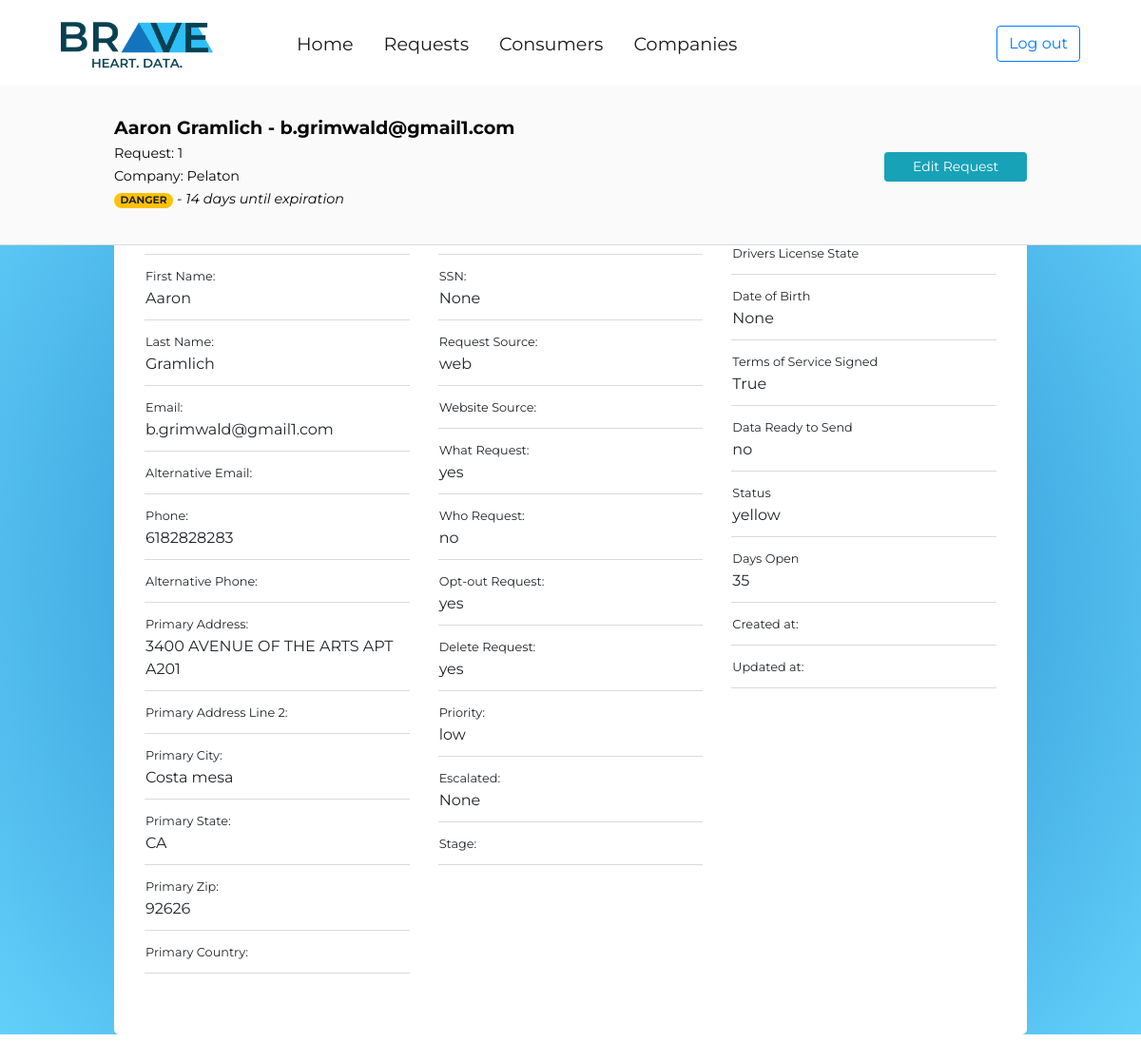
Page /console/request/1/ (signed in) on the committed database.
### request_form_app/models.py (models this page shows, shortened)
class Request(models.Model):
	request_source_choices = (
		('none','None'),
		('email','Email'),
		('phone','Phone'),
		('web','Web')
		)
	priority_choices = (
		('low','Low'),
		('medium','Medium'),
		('high','High')
		)
	stage_choices = (
		('new','New'),
		('in progress','In Progress'),
		('completed', 'Completed'),
		('past due', 'Past Due')
		)
	request_choices = (
		('yes','Yes please'),
		('no', 'Not right now')
		)
	data_ready_to_send_choices = (
		('yes','Yes'),
		('no','No')
		)
	status_choices = (
		('green','Green'),
		('yellow','Yellow'),
		('orange','Orange'),
		('red','Red'),
		)
	consumer = models.ForeignKey(Consumer, on_delete=models.CASCADE,null=True,blank=True)
	company_requested = models.ForeignKey(Company,on_delete=models.CASCADE,null=True,blank=True)
	request_source = models.CharField(max_length=20,choices=request_source_choices,default='none')
	website_source = models.URLField(max_length=200,blank=True)
	delete_request = models.CharField(max_length=5,choices=request_choices,default='no')
	what_request = models.CharField(max_length=5,choices=request_choices,default='no')
	who_request = models.CharField(max_length=5,choices=request_choices,default='no')
	opt_out_request = models.CharField(max_length=5,choices=request_choices,default='no')
	priority = models.CharField(max_length=10,choices=priority_choices,default='low')
	escalated = models.BooleanField(null=True)
	stage = models.CharField(max_length=20,choices=stage_choices,default='new')
	created_at = models.DateField(auto_now_add=True)
	updated_at = models.DateField(auto_now=True)
	first_name = models.CharField(max_length=256,blank=False)
	last_name = models.CharField(max_length=256,blank=False)
	email = models.EmailField(max_length=256,blank=False)
	alternative_email = models.EmailField(max_length=256,blank=True)
	phone = models.CharField(max_length=13,blank=True)
	alternative_phone = models.CharField(max_length=13,blank=True)
	primary_address = models.CharField(max_length=256,blank=True)
	primary_address_line_two = models.CharField(max_length=256,blank=True)
	primary_city = models.CharField(max_length=256,blank=True)
	primary_state = USStateField(null=True,blank=True)
	primary_zip = USZipCodeField(null=True,blank=True)
	primary_country = models.CharField(max_length=256,blank=True)
	alternative_address = models.CharField(max_length=256,blank=True)
	alternative_address_line_two = models.CharField(max_length=256,blank=True)
	alternative_city = models.CharField(max_length=256,blank=True)
	alternative_state = models.CharField(max_length=256,blank=True)
	alternative_country = models.CharField(max_length=256,blank=True)
	ssn = USSocialSecurityNumberField(null=True,blank=True)
	driver_license_number = models.CharField(max_length=10,blank=True)
	driver_license_state = models.CharField(max_length=2,blank=True)
	date_of_birth = models.DateField(null=True,blank=True)
	terms_of_service_signed = models.BooleanField(default=False)
	data_ready_to_send = models.CharField(max_length=5,choices=data_ready_to_send_choices,default='no')
	status = models.CharField(max_length=10,choices=status_choices,default='green')
	days_open = models.IntegerField(default='1',null=False)

class Company(models.Model):
	company_name = models.CharField(max_length=256,blank=False)
	website = models.URLField(max_length=200)
	primary_contact = models.ForeignKey('Contact',on_delete=models.CASCADE,null=True,blank=True)
	def __str__(self):
		return self.company_name

### user_console/views.py (the view)
# urls.py: path('<int:pk>/',views.RequestDetailView.as_view(),name='request_detail')
class RequestDetailView(LoginRequiredMixin,DetailView):
	model = Request
	template_name = 'user_console/request_detail.html'
	login_url = '/console/login/'

### user_console/templates/user_console/request_detail.html (shortened to what this page needs)
{% extends 'user_console/console_base.html' %}
{% load staticfiles %}
{% load crispy_forms_tags %}
{% block css_block%}
	<link rel="stylesheet" type="text/css" href="{% static 'user_console/request_detail.css' %}">
{% endblock %}
{% block main_block %}
<div class="container-fullwidth">
	<div class="container-fullwidth fixed-top" id="header-wrapper">
		<div class="container-fullwidth" id="request-header-container">
			<div class="row">
				<div class="col-11">
					<span style="font-size: 1.2em;"><b>{{request.first_name}} {{request.last_name}} - {{request.email}}</b></span><br>
					<p><span style="font-size:.9em;">Request: {{request.pk}}</span><br>
					<span style="font-size: .9em;">Company: {{request.company_requested}}<br>
					{% if request.status == 'red' %}
						<span class="badge badge-pill badge-danger">CRITICAL</span>
						<span style="font-size: 1em;"><i> - 2 days until expiration</i></span>
					{% elif request.status == 'yellow' %}
						<span class="badge badge-pill badge-warning" >DANGER</span>
						<span style="font-size: 1em;"><i> - 14 days until expiration</i></span>
					{% else %}
						<span class="badge badge-pill badge-success" >OKAY</span>
						<span style="font-size: 1em;"><i> - 44 days until expiration</i></span>
					{% endif %}</span></p>
				</div>
				<div class="col-1 float-right" style="padding-top: 40px;">
					<a href="{% url 'user_console:request_update' pk=request.pk %}"><button type="button" class="btn btn-info float-right btn-sm" style="width: 150px;">Edit Request</button></a>
				</div>
			</div>
		</div>
	</div>
	<div class="container-fullwidth" id="data-container">
		<div class="jumbotron" id="data-jumbo">
		<div class="row" >
			<div class="col-4">
				<table>
					<tbody>
						<tr><td class="data-row"><span class="field-label">Request ID:</span><br>{{ request.pk }}</td></tr>
						<tr><td class="data-row"><span class="field-label">First Name:</span><br>{{ request.first_name }}</td></tr>
						<tr><td class="data-row"><span class="field-label">Last Name:</span><br>{{ request.last_name }}</td></tr>
						<tr><td class="data-row"><span class="field-label">Email:</span><br>{{ request.email }}</td></tr>
						<tr><td class="data-row"><span class="field-label">Alternative Email:</span><br>{{ request.alternative_email }}</td></tr>
						<tr><td class="data-row"><span class="field-label">Phone:</span><br>{{ request.phone }}</td></tr>
						<tr><td class="data-row"><span class="field-label">Alternative Phone:</span><br>{{ request.alternative_phone }}</td></tr>
						<tr><td class="data-row"><span class="field-label">Primary Address:</span><br>{{ request.primary_address }}</td></tr>
						<tr><td class="data-row"><span class="field-label">Primary Address Line 2:</span><br>{{ request.primary_address_line_two }}</td></tr>
						<tr><td class="data-row"><span class="field-label">Primary City:</span><br>{{ request.primary_city }}</td></tr>
						<tr><td class="data-row"><span class="field-label">Primary State:</span><br>{{ request.primary_state }}</td></tr>
						<tr><td class="data-row"><span class="field-label">Primary Zip:</span><br>{{ request.primary_zip }}</td></tr>
						<tr><td class="data-row"><span class="field-label">Primary Country:</span><br>{{ request.primary_country }}</td></tr>
					</tbody>
				</table>
			</div>
			<div class="col-4">
				<table>
					<tbody>
							<tr><td class="data-row"><span class="field-label">Company Requested:</span><br>{{request.company_requested}}</td></tr>
							<tr><td class="data-row"><span class="field-label">SSN:</span><br>{{ request.ssn }}</td></tr>
							<tr><td class="data-row"><span class="field-label">Request Source:</span><br>{{request.request_source}}</td></tr>
							<tr><td class="data-row"><span class="field-label">Website Source:</span><br>{{request.website_source}}</td></tr>
							<tr><td class="data-row"><span class="field-label">What Request:</span><br>{{request.what_request}}</td></tr>
							<tr><td class="data-row"><span class="field-label">Who Request:</span><br>{{request.who_request}}</td></tr>
							<tr><td class="data-row"><span class="field-label">Opt-out Request:</span><br>{{request.opt_out_request}}</td></tr>
							<tr><td class="data-row"><span class="field-label">Delete Request:</span><br>{{request.delete_request}}</td></tr>
							<tr><td class="data-row"><span class="field-label">Priority:</span><br>{{request.priority}}</td></tr>
							<tr><td class="data-row"><span class="field-label">Escalated:</span><br>{{request.escalated}}</td></tr>
							<tr><td class="data-row"><span class="field-label">Stage: </span><br></td></tr>
					</tbody>
				</table>
			</div>
			<div class="col-4">
				<table>
					<tbody>
							<tr><td class="data-row"><span class="field-label">Drivers License Number</span><br>{{request.driver_license_number}}</td></tr>
							<tr><td class="data-row"><span class="field-label">Drivers License State</span><br>{{request.driver_license_state}}</td></tr>
							<tr><td class="data-row"><span class="field-label">Date of Birth</span><br>{{request.date_of_birth}}</td></tr>
							<tr><td class="data-row"><span class="field-label">Terms of Service Signed</span><br>{{request.terms_of_service_signed}}</td></tr>
							<tr><td class="data-row"><span class="field-label">Data Ready to Send</span><br>{{request.data_ready_to_send}}</td></tr>
							<tr><td class="data-row"><span class="field-label">Status</span><br>{{request.status}}</td></tr>
							<tr><td class="data-row"><span class="field-label">Days Open</span><br>{{request.days_open}}</td></tr>
							<tr><td class="data-row"><span class="field-label">Created at:</span><br></td></tr>
							<tr><td class="data-row"><span class="field-label">Updated at:</span><br></td></tr>
						</tbody>
				</table>
			</div>
		</div>
		</div>
	</div>
</div>
{% endblock %}

### user_console/static/user_console/user_console.css (style rules this page uses)
html,body { font-size: 1rem; height: 100vh; overflow: auto; font-family: 'Montserrat', sans-serif; }

### user_console/static/user_console/request_detail.css (style rules this page uses)
#data-container { margin-top: 10%; padding-top: 15px; background: radial-gradient(circle, rgba(20,117,190,1) 0%, rgba(46,192,249,0.75) 100%); }
#request-header-container { padding-top: 30px; width: 80%; margin:auto; display: block; padding-bottom: 20px; }
#header-wrapper { border-bottom: 1px solid #DCDAD9; background-color: #FAFAFA; color: #080707; margin-top: 90px; }
.data-row { padding-top: 10px; padding-bottom: 10px; border-bottom: 1px solid #DCDAD9; width: 400px; }
.field-label { font-size: .8em; }
#data-jumbo { background-color: white; border-radius: 5px; width: 80%; margin: auto; display:block; }

### rows in the picture
Request: first_name "Aaron", last_name "Gramlich", email "b.grimwald@gmail1.com", pk "1", company_requested "Pelaton", phone "6182828283", primary_address "3400 AVENUE OF THE ARTS APT A201", primary_city "Costa mesa", primary_state "CA", primary_zip "92626", ssn "None", request_source "web", what_request "yes", who_request "no", opt_out_request "yes", delete_request "yes", priority "low", escalated "None", date_of_birth "None", terms_of_service_signed "True", data_ready_to_send "no", status "yellow", days_open "35"
